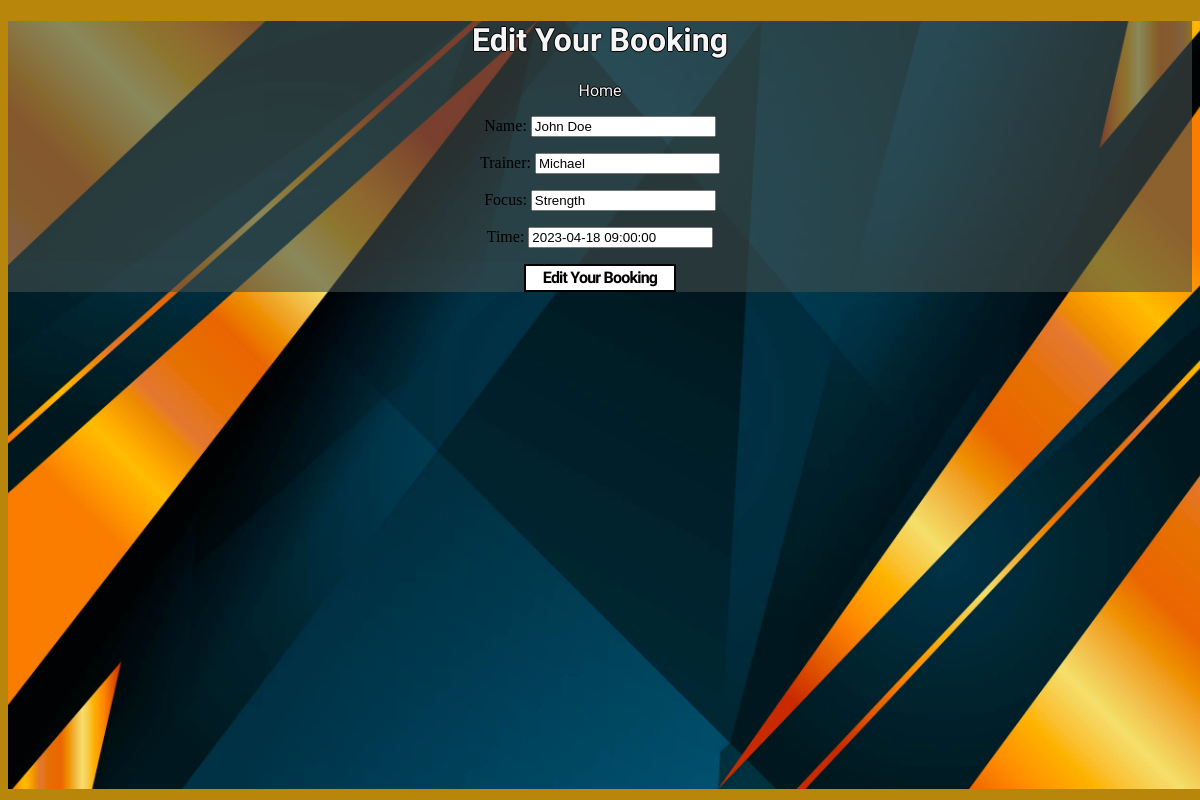
Screenshot of /editingpt/9 with the database file from the repository.
### home/models.py (models this page shows, shortened)
class PtClasses(models.Model):
    name = models.CharField(max_length=10, null=False, blank=False)
    trainer = models.CharField(max_length=10, null=False, blank=False)
    focus = models.CharField(max_length=50, null=False, blank=False)
    time = models.DateTimeField(null=False, blank=False)

### home/views.py (the view)
# urls.py: path('editingpt/<item_id>', views.editingpt, name='editpt'),
def editingpt(request, item_id):
    item = get_object_or_404(PtClasses, id=item_id)
    Book = BookingPT(instance=item)
    context = {
        'form': Book
    }
    if request.method == 'POST':
        formSes = BookingPT(request.POST, instance=item)
        if formSes.is_valid():
            formSes.save()
            return redirect("booking")
    return render(request, 'home/editingpt.html', context)

### home/forms.py
class BookingPT(forms.ModelForm):
    class Meta:
        model = PtClasses
        fields = ['name', 'trainer', 'focus', 'time']

### home/templates/home/editingpt.html (shortened to what this page needs)
<!DOCTYPE html>
<html lang="en">
<head>
    {% load static %}
    <link rel="stylesheet" href="{% static '/css/style.css' %}">
</head>
<img src="{% static 'images/background.jpg' %}" alt="A black and gold vector design background image" id="bgimage">
<div class="content">
<header>
    <h1 class="main">
        Edit Your Booking
    </h1>
    <li>
        <a class="nav-link" href="{% url 'booking' %}">Home</a>
    </li>
</header>
<body>
    <form method="POST">
        {{ form.as_p }}
        <div>
            <p>
            <button class="btneddel" type="submit" onclick="alert('Your booking has been changed!')">Edit Your Booking</button>
            </p>
        </div>
    </form>
</body>
</div>
</html>

### home/static/css/style.css (style rules this page uses)
.main { font-family: 'Oswald', sans-serif; color: whitesmoke; text-shadow:-1px 0 black, 0 1px black, 1px 0 black, 0 -1px black; }
.nav-link { color:whitesmoke; text-decoration: none; text-transform: capitalize; text-shadow:-1px 0 black, 0 1px black, 1px 0 black, 0 -1px black; }
.content { background-color: rgba(67, 79, 78, 0.6); height: 100%; width: 100%; text-align: center; }
li { font-family: 'Raleway', sans-serif; text-align: right; display: inline; }
.btneddel { align-items: center; background-color: #fff; border: 2px solid #000; box-sizing: border-box; color: #000; cursor: pointer; display: inline-flex; fill: #000; font-family: 'Raleway', sans-serif; font-size: 16px; font-weight: 600; justify-content: center; letter-spacing: -.8px; line-height: 24px; outline: 0; padding: 0 17px; text-align: center; text-decoration: none; transition: all .3s; user-select: none; -webkit-user-select: none; touch-action: manipulation; }
#bgimage { width: 100%; width: 100%; position: fixed; z-index: -5; }
body { background-color: darkgoldenrod; }

### rows the page displays
PtClasses: name "John Doe", trainer "Michael", focus "Strength", time "2023-04-18 09:00:00"
